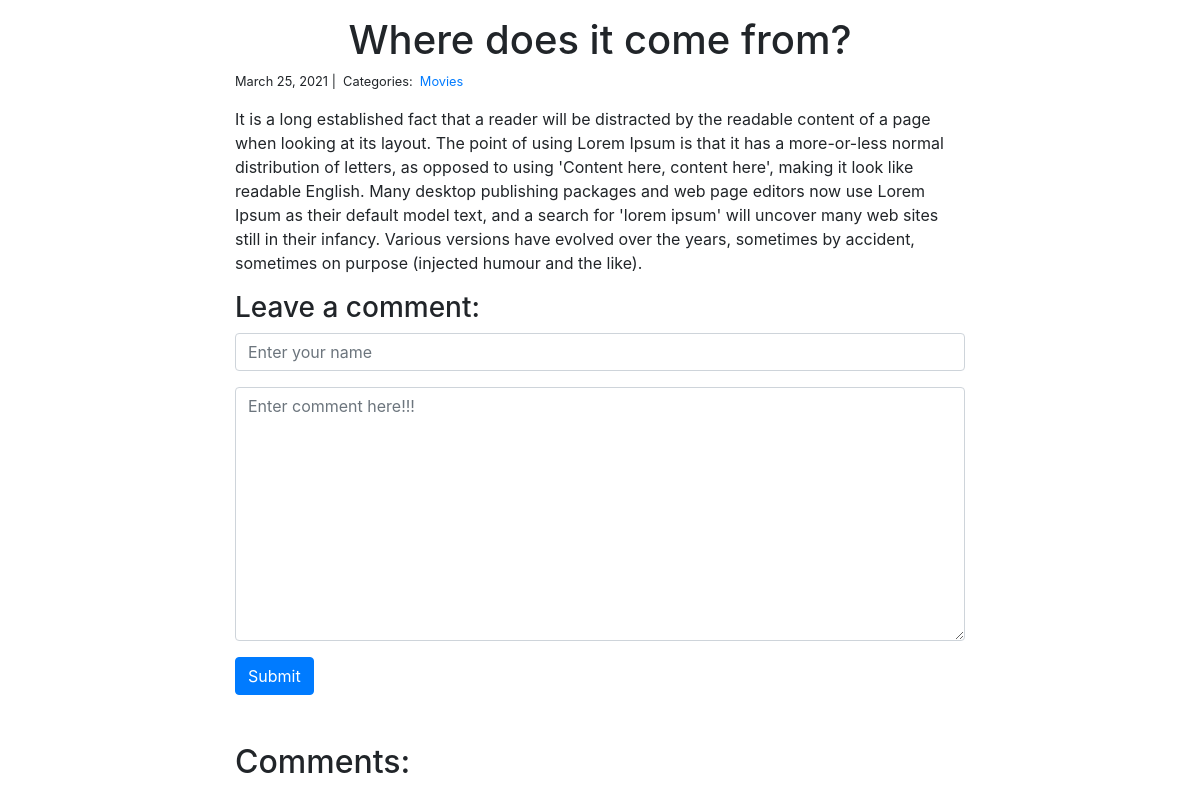
Page /blog/3/ on the committed database.
### blog/models.py (models this page shows)
class Post(models.Model):
    title = models.CharField(max_length=255)
    body = models.TextField()
    created_on = models.DateTimeField(auto_now_add=True)
    last_modified = models.DateTimeField(auto_now=True)
    category = models.ManyToManyField(Category, related_name='posts')

class Category(models.Model):
    name = models.CharField(max_length=25)

### blog/views.py (the view, shortened to what this page needs)
# urls.py: path('<int:pk>/', views.details, name='details'),
def details(request, pk):
    post = Post.objects.get(pk=pk)
    form = CommentForm()
    comments = Comment.objects.filter(post=post)
    context = {
        'post': post,
        'comments': comments,
        'form': form
    }
    return render(request, 'details.html', context)

### blog/forms.py
class CommentForm(forms.Form):
    author = forms.CharField(
        max_length=60,
        widget=forms.TextInput(attrs={
            'class': 'form-control',
            'placeholder': 'Enter your name'
        })
    )
    body = forms.CharField(
        widget=forms.Textarea(attrs={
            'class': 'form-control',
            'placeholder': 'Enter comment here!!!'
        })
    )

### blog/templates/details.html (shortened to what this page needs)
{% extends 'base.html' %}
{% block page_content %}
<div class="container">
    <div class="row">
        <div class="col-md-2"></div>
        <div class="col-md-8">
            <div class="post my-3">
                <h1 class="text-center">{{ post.title }}</h1>
                <small>
                    {{ post.created_on.date }} |&nbsp;
                    Categories:&nbsp;
                    {% for category in post.category.all %}
                    <a href="{% url 'blog_category' category.name %}">
                        {{ category.name }}
                    </a>&nbsp;
                    {% endfor %}
                </small>
                <p>{{ post.body | linebreaks }}</p>
                <h3>Leave a comment: </h3>
                <form action="/blog/{{ post.pk }}/" method="post">
                    <div class="form-group">
                        {{ form.author }}
                    </div>
                    <div class="form-group">
                        {{ form.body }}
                    </div>
                    <button type="submit" class="btn btn-primary">Submit</button>
                </form>
            </div>
            <div class="comments mt-5">
                <h2>Comments: </h2>
            </div>
        </div>
    </div>
</div>
{% endblock %}

### rows in the picture
Post: title "Where does it come from?", created_on "March 25, 2021", body "It is a long established fact that a reader will be distracted by the readable content of a page when looking at its layout. The point of using Lorem Ipsum is that it has a more-or-less normal distribution of letters, as opposed to using 'Content here, content here', making it look like readable English. Many desktop publishing packages and web page editors now use Lorem Ipsum as their default model text, and a search for 'lorem ipsum' will uncover many web sites still in their infancy. Various versions have evolved over the years, sometimes by accident, sometimes on purpose (injected humour and the like)."
Category: name "Movies"
